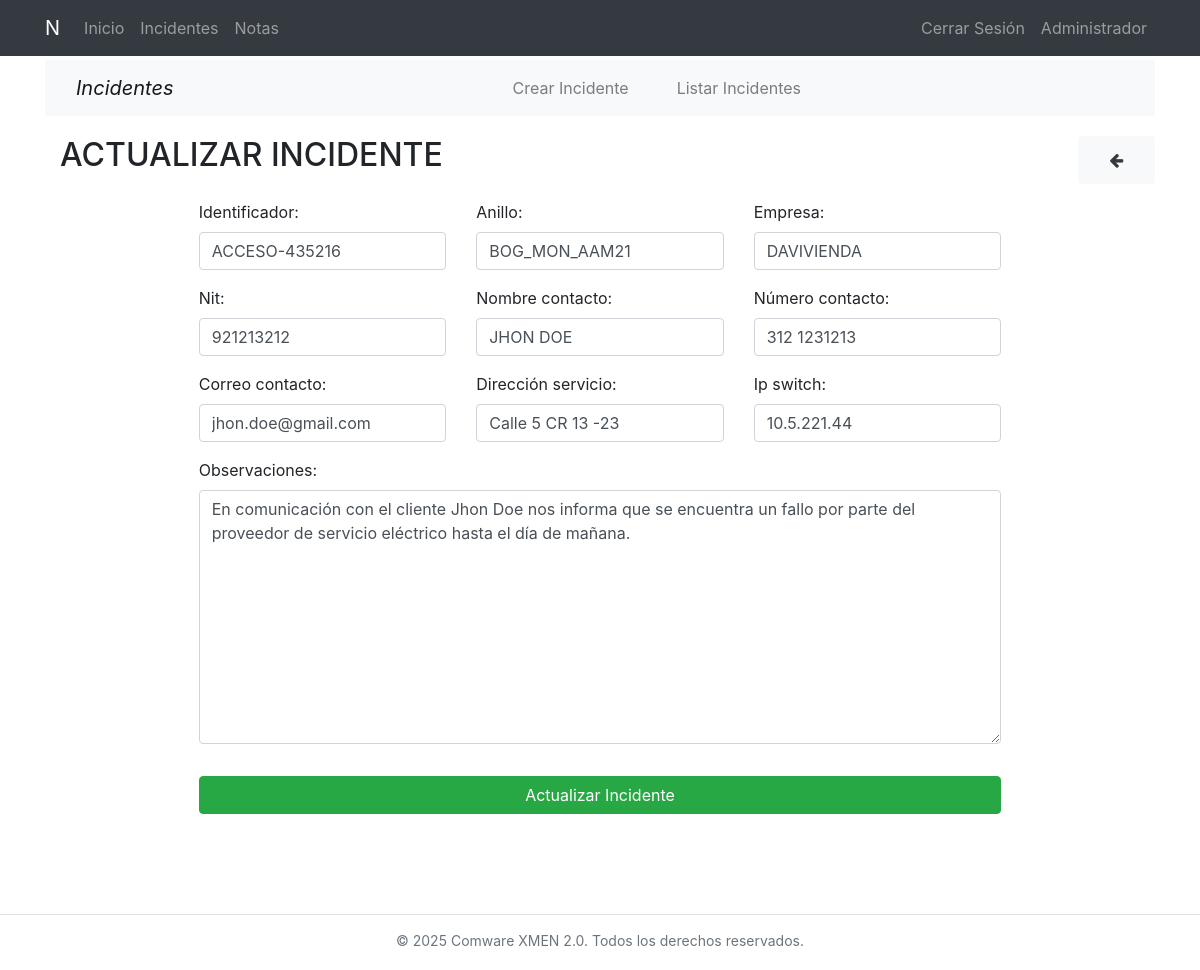
Screenshot of /incidents/update/18/ (signed in) with the database file from the repository.
### incidents/models.py (models this page shows, shortened)
class Incident(models.Model):
    id_servicio = models.CharField(max_length=20, verbose_name='Identificador', unique=True)
    nombre_anillo = models.CharField(max_length=20, verbose_name='Anillo')
    nombre_cliente = models.CharField(max_length=50, verbose_name='Empresa')
    nit = models.CharField(max_length=15, verbose_name='Nit')
    nombre_contacto = models.CharField(max_length=30, verbose_name='Nombre contacto')
    numero_contacto = models.CharField(max_length=15, verbose_name='Número contacto')
    correo_contacto = models.EmailField(verbose_name='Correo contacto')
    direccion_servicio = models.CharField(max_length=50, verbose_name='Dirección servicio')
    ip = models.CharField(max_length=16, verbose_name='ip switch')
    observaciones = models.TextField(verbose_name='Observaciones',  blank=True, null=True)
    created = models.DateTimeField(auto_now_add=True, verbose_name='Fecha de creación')
    updated = models.DateTimeField(auto_now=True, verbose_name='Fecha de modificación')
    usuario = models.ForeignKey(User, on_delete=models.CASCADE, related_name='incidentes', null=True)
    class Meta:
        verbose_name = 'incidente'
        verbose_name_plural = 'incidentes'
        ordering = ["-created"]

### incidents/views.py (the view, shortened to what this page needs)
# urls.py: path('update/<int:pk>/', views.IncidentUpdateView.as_view(), name='update'),
class IncidentUpdateView(UpdateView):
    model = Incident
    form_class = forms.IncidentForm
    template_name_suffix = "_update_form"
    def get_queryset(self):
        return Incident.objects.filter(usuario=self.request.user)

### incidents/forms.py
class IncidentForm(forms.ModelForm):
    class Meta:
        model = Incident
        fields = ['id_servicio', 'nombre_anillo', 'nombre_cliente', 'nit', 'nombre_contacto',
        'numero_contacto', 'correo_contacto', 'direccion_servicio', 'ip', 'observaciones']
        widgets = {
        'id_servicio': forms.TextInput(attrs={'class': 'form-control mb-2'}),
        'nombre_anillo': forms.TextInput(attrs={'class': 'form-control mb-2'}),
        'nombre_cliente': forms.TextInput(attrs={'class': 'form-control mb-2'}),
        'nit': forms.TextInput(attrs={'class': 'form-control mb-2'}),
        'nombre_contacto': forms.TextInput(attrs={'class': 'form-control mb-2'}),
        'numero_contacto': forms.TextInput(attrs={'class': 'form-control mb-2'}),
        'correo_contacto': forms.EmailInput(attrs={'class': 'form-control mb-2'}),
        'direccion_servicio': forms.TextInput(attrs={'class': 'form-control mb-2'}),
        'ip': forms.TextInput(attrs={'class': 'form-control mb-2'}),
        'observaciones': forms.Textarea(attrs={'class': 'form-control mb-3'}),
        }

### incidents/templatetags/incidents_extra.py (called while the page is built)
@register.filter
def add_class(field, css_class):
    return field.as_widget(attrs={"class": css_class})

### incidents/templates/incidents/incident_update_form.html (shortened to what this page needs)
{% extends 'core/base.html' %}
{% load static %}
{% load incidents_extra %}
{% block content %}
{% include 'incidents/includes/incidents_menu.html'%}
<main role="main">
  <div class="container">
    <div class="row">
      <div class="col-md-11">
        <h2 class="section-heading mb-4">ACTUALIZAR INCIDENTE</h2>
      </div>
      <div class="col-md-1">
        <div class="mb-3">
          <a href="javascript:history.back()" class="btn btn-light border-0 shadow-sm rounded-3 px-4 py-2">
            <i class="fa fa-arrow-left m-2 text-dark"></i>
          </a>
        </div>
      </div>
    </div>
    <div class="row mb-2">
      <div class="col-md-9 mx-auto">
        <form action="" method="post">
          <div class="row">
            {% for field in form %}
              {% if forloop.last %}
              <div class="col-md-12">
                <div class="form-group">
                  {{ field.label_tag }}
                  {{ field|add_class:"form-control" }}
                </div>
              </div>
              {% else %}
                <div class="col-md-4">
                  <div class="form-group">
                    {{ field.label_tag }}
                    {{ field|add_class:"form-control" }}
                  </div>
                </div>
              {% endif %}
            {% endfor %}
          </div>
          <div class="text-center">
            <input type="submit" class="btn btn-success btn-block mt-3" value="Actualizar Incidente" />
          </div>
        </form>
        </div>
      </div>
    </div>
  </div>
{% endblock %}

### core/static/core/css/main.css (style rules this page uses)
main { padding-top: 20px; }
:root { --jumbotron-padding-y: 3rem; }

### rows the page displays
Incident: form "ACCESO-435216" "BOG_MON_AAM21" "DAVIVIENDA" "921213212" "JHON DOE" "312 1231213" "jhon.doe@gmail.com" "Calle 5 CR 13 -23" "10.5.221.44", form "En comunicación con el cliente Jhon Doe nos informa que se encuentra un fallo por parte del proveedor de servicio eléctrico hasta el día de mañana."

### other values shown
{{ field.label_tag }} "Identificador:" "Anillo:" "Empresa:" "Nit:" "Nombre contacto:" "Número contacto:" "Correo contacto:" "Dirección servicio:" "Ip switch:"
{{ field.label_tag }} "Observaciones:"
